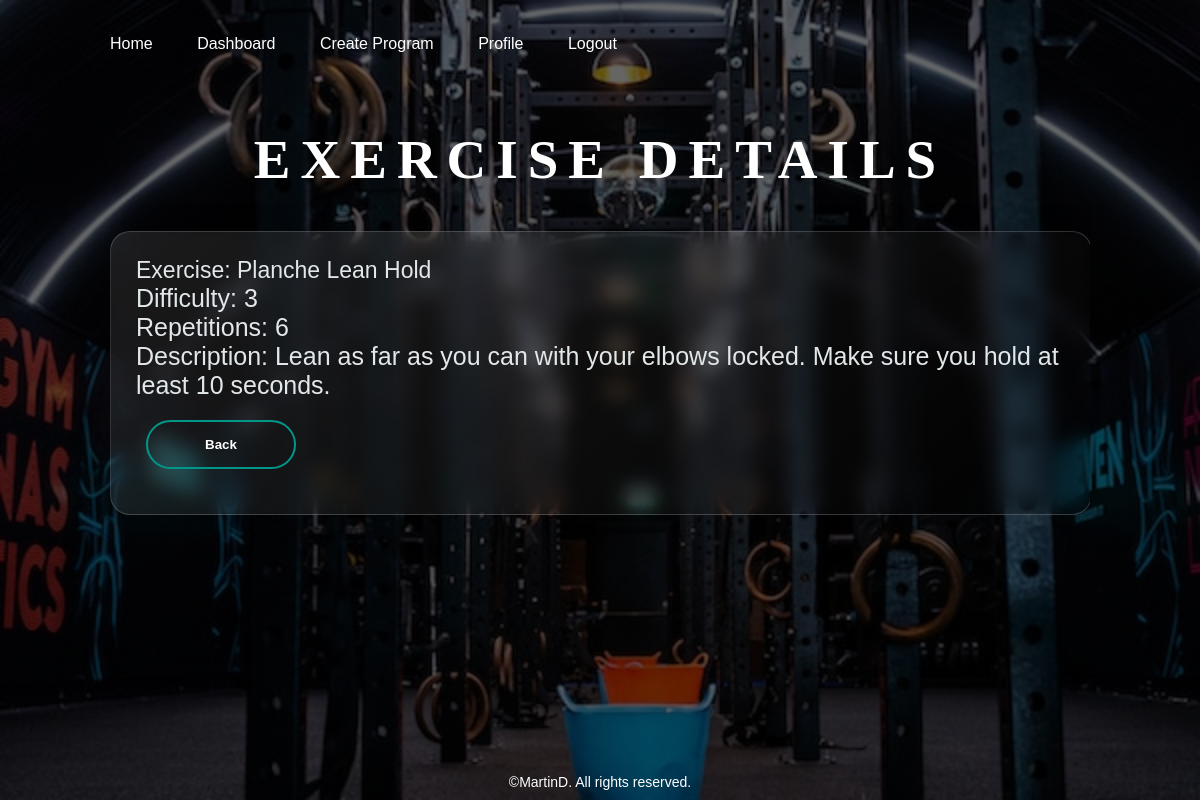
The app's page /programs/13/workout/18/exercise/details/13/ (signed in) with its own data.
### CalisthenicsWorkoutTracker/exercises/models.py (models this page shows, shortened)
class Exercise(models.Model):
    DIFFICULTY_CHOICES = [
        (1, 'Easy'),
        (2, 'Moderate'),
        (3, 'Intermediate'),
        (4, 'Challenging'),
        (5, 'Advanced'),
    ]
    MAX_NAME_LENGTH = 25
    MIN_NAME_LENGTH = 3
    MAX_DESCRIPTION_LENGTH = 200
    DEFAULT_REPETITIONS = 6
    MAX_REPETITIONS = 30
    name = models.CharField(
        max_length=MAX_NAME_LENGTH,
        validators=[MinLengthValidator(MIN_NAME_LENGTH), validate_exercise_name],
        verbose_name='Exercise Name',
        blank=False,
        null=False,
    )
    description = models.TextField(
        max_length=MAX_DESCRIPTION_LENGTH,
        verbose_name='Description',
        blank=True,
        null=True,
    )
    difficulty = models.IntegerField(
        choices=DIFFICULTY_CHOICES,
        verbose_name='Difficulty',
        help_text="1-5 (Easy to Advanced)",
        blank=False,
        null=False,
    )
    repetitions = models.PositiveIntegerField(
        default=DEFAULT_REPETITIONS,
        validators=[MaxValueValidator(MAX_REPETITIONS), validate_repetitions],
        verbose_name='Repetitions',
        blank=False,
        null=False,
    )
    workout = models.ForeignKey(
        to=Workout,
        on_delete=models.CASCADE,
        related_name='exercises_set',
        verbose_name='Workout',
    )
    user = models.ForeignKey(
        UserModel,
        on_delete=models.CASCADE,
    )

### CalisthenicsWorkoutTracker/exercises/views.py (the view)
# urls.py: path('details/<int:pk>/', ExerciseDetailsView.as_view(), name='details_exercise'),
class ExerciseDetailsView(auth_mixins.LoginRequiredMixin, views.DetailView):
    queryset = Exercise.objects.all()
    template_name = 'exercises/exercise_details.html'
    def get_context_data(self, **kwargs):
        context = super().get_context_data(**kwargs)
        workout = get_object_or_404(Workout, id=self.kwargs['workout_id'])
        program = get_object_or_404(Program, id=self.kwargs['program_id'])
        context['program'] = program
        context['workout'] = workout
        return context

### templates/exercises/exercise_details.html (shortened to what this page needs)
{% extends 'base.html' %}
{% load static %}
{% block main_content %}
    <section id="details-page">
        <h1>Exercise Details</h1>
    <div class="info-section">
        <div class="details-header">
        <h4 class="description">Exercise: {{ object.name }}</h4>
        <p class="description">Difficulty: {{ object.difficulty }}</p>
        <p class="description">Repetitions: {{ object.repetitions }}</p>
        <p class="description">Description: {{ object.description }}</p>
        <a href="{% url 'info_exercise' program_id=program.pk workout_id=workout.pk%}">
                <button class="edit-delete-button">Back</button>
        </a>
        </div>
    </div>
    </section>
{% endblock %}

### staticfiles/css/details.css (style rules this page uses)
button, .edit-delete-button { width: 150px; padding: 15px 0; text-align: center; margin: 20px 10px; border-radius: 25px; font-weight: bold; border: 2px solid #009688; background: transparent; color: #fff; cursor: pointer; position: relative; overflow: hidden; }
#details-page { position: relative; display: block; width: 980px; margin: 40px auto; overflow: hidden; border-radius: 10px; transition: all 0.4s; }
#details-page>h1, h2 { letter-spacing: 10px; font-family: 'Cinzel', serif; color: white; font-size: 55px; font-weight: 600; margin-bottom: 40px; text-transform: uppercase; text-align: center; }
.info-section { position: relative; width: 100%; height: 100%; background-blend-mode: multiply; z-index: 2; background: linear-gradient(135deg, rgba(255,255,255,0.1), rgba(255,255,255,0)); backdrop-filter: blur(10px); -webkit-backdrop-filter: blur(10px); border-radius: 20px; border: 1px solid rgba(255,255,255,0.18); box-shadow: 0 8px 32px rgba(0, 0, 0, 0.37); }
.details-header { position: relative; padding: 25px; height: 40%; }
.details-header>h4 { color: #E2E8EA; font-size: 23px; font-weight: 400; }
.description { font-size: 25px; color: #E2E8EA; }

### staticfiles/css/forms.css (style rules this page uses)
.login-register-box>h1, p { color: white; }

### staticfiles/css/main.css (style rules this page uses)
* { margin: 0; padding: 0; font-family: sans-serif; }

### records on screen
Exercise: name "Planche Lean Hold", difficulty "3", repetitions "6", description "Lean as far as you can with your elbows locked. Make sure you hold at least 10 seconds."
